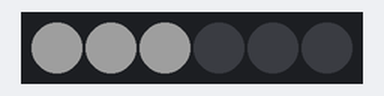
A sketch run on a simulated Arduino Uno, built with avr-gcc and run on an emulated ATmega328P. On the bench: 6 RGB LEDs in strip order, left to right. Dim RGB values are drawn brighter than linear.

Above: at 0.1 s.
At 2.1 s:
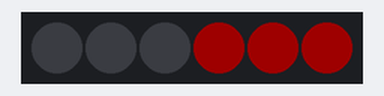
At 3.1 s:
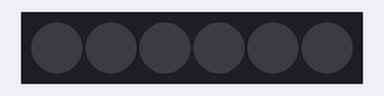
Timing chart, 0 to 130.0 s (numbered marks = the images above):
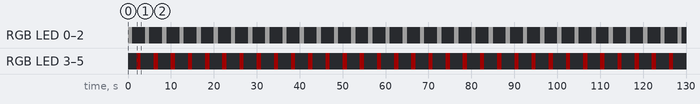

The sketch:

clignotement_ex1.ino
```cpp
/*
  Leçon 3 - Neopixels

  Exercice 1 : Faire clignoter chaque moitié des leds
*/

#include <Adafruit_NeoPixel.h>
int BROCHE_LEDS = 3;
int NOMBRE_LEDS = 6;
int LUMINOSITE = 30;

Adafruit_NeoPixel leds(NOMBRE_LEDS, BROCHE_LEDS, NEO_GRBW + NEO_KHZ800);

void setup() {
  Serial.begin(115200);
  leds.setBrightness(LUMINOSITE);
  leds.begin();
}

void loop() {
    for (int i = 0; i < 3; i++) {
      leds.setPixelColor(i, 0, 0, 0, 255);
    }
    leds.show();

    delay(1000);

    for (int i = 0; i < 3; i++) {
      leds.setPixelColor(i, 0, 0, 0, 0);
    }
    leds.show();

    delay(1000);

    for (int i = 3; i < NOMBRE_LEDS; i++) {
      leds.setPixelColor(i, 255, 0, 0, 0);
    }
    leds.show();

    delay(1000);

    for (int i = 3; i < NOMBRE_LEDS; i++) {
      leds.setPixelColor(i, 0, 0, 0, 0);
    }
    leds.show();

    delay(1000);
}
```

Measured:
- by itself, RGB LED 0–2: alternates RGB(30, 30, 30) for 1.0 s and off for 3.0 s
- by itself, RGB LED 3–5: alternates RGB(30, 0, 0) for 1.0 s and off for 3.0 s
- by itself, everything shown: repeats every 4.0 s, in 4 steps
- what the display in image 1 shows lasts 1.0 s, from 2.0 s to 3.0 s
